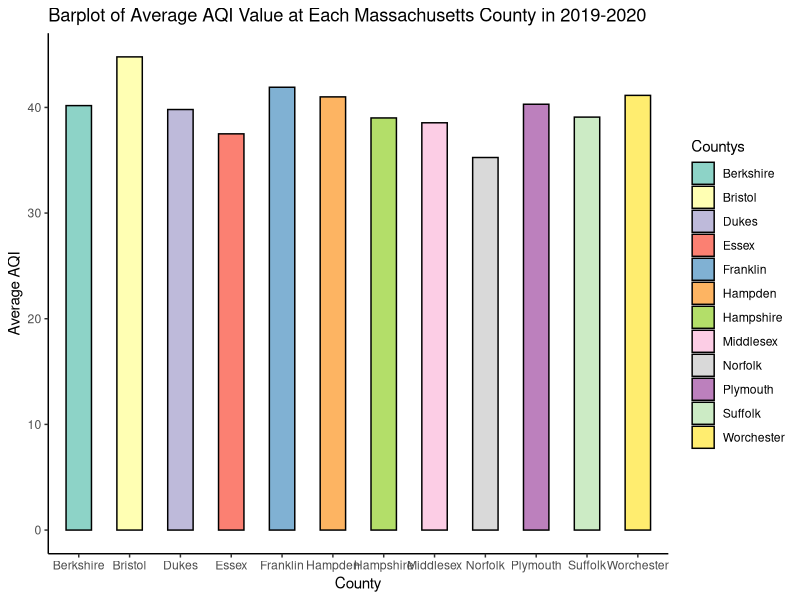
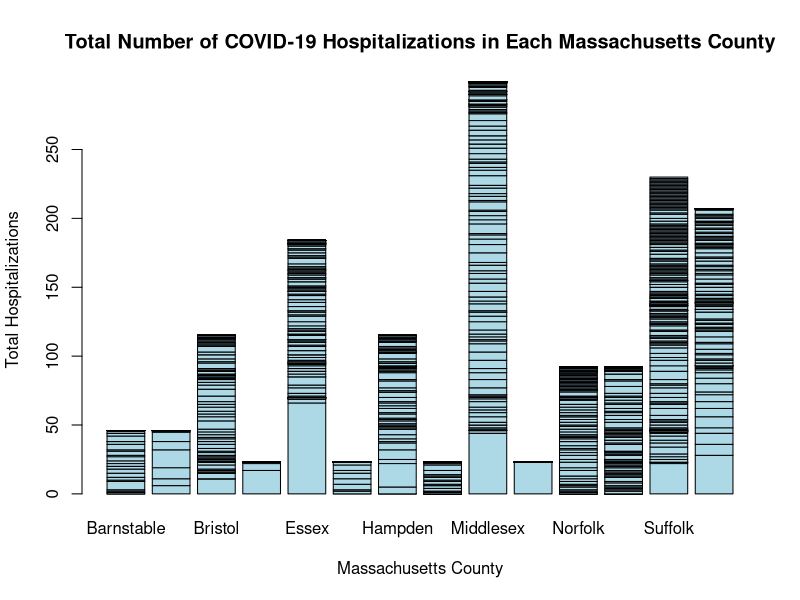
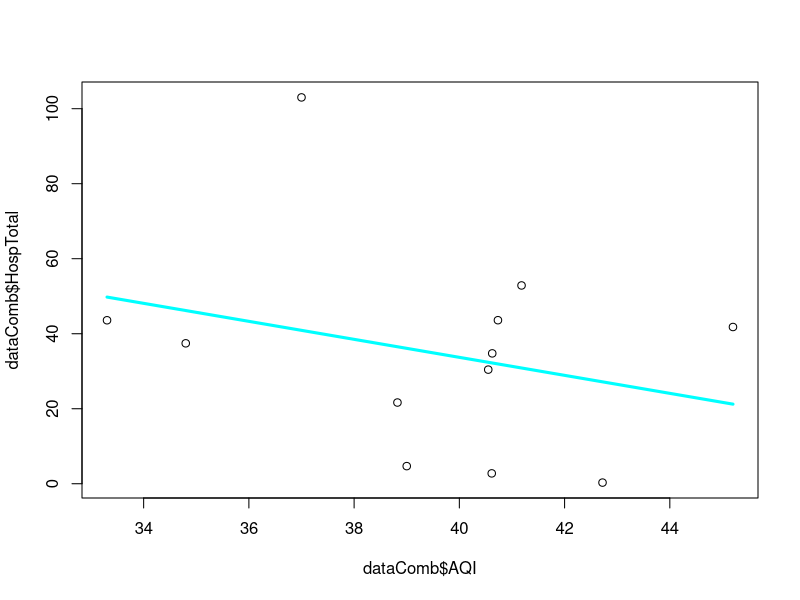
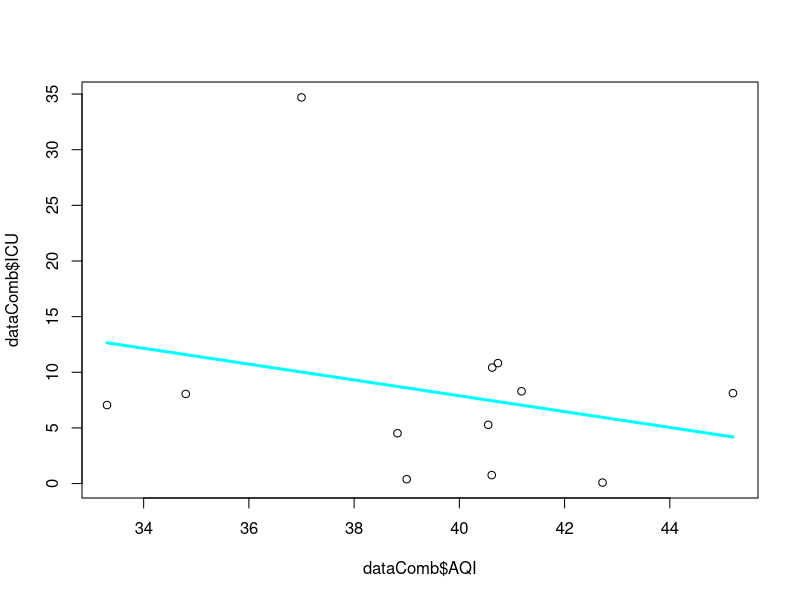
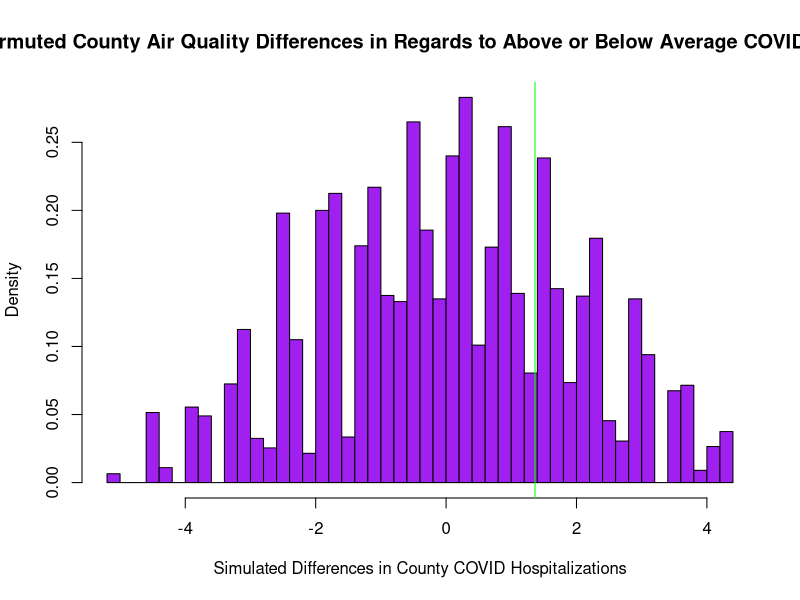

Generate these figures, in order, with R:
# Script created by Frank D'Agostino 2020
# Analysis conducted for the COVID and Climate
# Project as part of the Coronavirus Visualization Team (CVT)

rm(list = ls())
# Clear console
library(ggplot2)
library(plyr)
library(sandwich)
library(lmtest)

#-------------------------------------------------------------------------------
# Data Cleanup
#-------------------------------------------------------------------------------

# Import the partially pre-processed data
air <- read.csv("countyAirPoll.csv"); head(air)

hosp <- read.csv("countyHosp.csv"); head(hosp)

# For air pollution, we have data spanning back to 2010, but we want
# to focus on data regarding 2019 and 2020, so we take a subset
recent <- subset(air, Year >= 2019); head(recent)

# Clean the data by creating a dataframe of average AQI values for
# graphing and easy visualization
berk <- subset(recent, County == "Berkshire"); brist <- subset(recent, County == "Bristol")
dukes <- subset(recent, County == "Dukes"); essex <- subset(recent, County == "Essex")
franklin <- subset(recent, County == "Franklin"); hampden <- subset(recent, County == "Hampden")
hamp <- subset(recent, County == "Hampshire"); middle <- subset(recent, County == "Middlesex")
norf <- subset(recent, County == "Norfolk"); plym <- subset(recent, County == "Plymouth")
suff <- subset(recent, County == "Suffolk"); worc <- subset(recent, County == "Worchester")

dataMean <- data.frame(Countys = c("Berkshire", "Bristol", "Dukes", "Essex",
                               "Franklin", "Hampden", "Hampshire", "Middlesex",
                               "Norfolk", "Plymouth", "Suffolk", "Worchester"),
                   AQI = c(mean(berk$AQI), mean(brist$AQI), mean(dukes$AQI),
                           mean(essex$AQI), mean(franklin$AQI), mean(hampden$AQI),
                           mean(hamp$AQI), mean(middle$AQI), mean(norf$AQI),
                           mean(plym$AQI), mean(suff$AQI), mean(worc$AQI))); head(data)

#-------------------------------------------------------------------------------
# Basic Visualization
#-------------------------------------------------------------------------------

# Use ggplot to visually demonstrate the relatively small differences
# in AQI (stands for air quality index)
ggplot(dataMean, aes(x=Countys, y=AQI, fill=Countys))+
  geom_bar(stat = "identity", colour="black", width=0.5)+labs(y= "Average AQI", x = "County")+
  ggtitle("Barplot of Average AQI Value at Each Massachusetts County in 2019-2020")+
  theme_classic()+
  scale_fill_brewer(palette="Set3")

# Produce a barplot demonstrating the number of COVID-19 hospitalizations
# per county using the builtin R barplot function
barplot(table(hosp$HospTotal, hosp$County), 
        col = "lightblue", 
        xlab = "Massachusetts County", 
        ylab = "Total Hospitalizations", 
        main="Total Number of COVID-19 Hospitalizations in Each Massachusetts County")

#-------------------------------------------------------------------------------
# Consolidating the Measurements into a Dataframe
#-------------------------------------------------------------------------------

# Using regex, we want to select air pollution data from only the months
# of April and May from 2020, since the hospitalization data spans from
# 4/30/20 to 5/22/20, which is the most recent date
count <- recent$County[grep("^([5][\\/]|[4][\\/])\\d+(\\/20)", recent$Date)]; head(count)
poll <- recent$AQI[grep("^([5][\\/]|[4][\\/])\\d+(\\/20)", recent$Date)]; head(poll)
mayAir <- data.frame(count, poll); head(mayAir)

# Use the aggregate function to group everything by counties
temp <- aggregate(x=hosp, by=list(hosp$County), FUN=mean); temp
aggHosp <- subset(temp, Group.1 != "Barnstable" & Group.1 != "Nantucket"); aggHosp

aggAir <- aggregate(x=mayAir, by=list(mayAir$count), FUN=mean); aggAir

# Nantucket and Barnstable do not have enough Air data in April/May 2020,
# and so we remove them from the hospital data to have even comparisons
dataComb <- data.frame(County = aggAir$Group.1,
                       AQI = aggAir$poll, HospTotal = aggHosp$HospTotal,
                       ICU = aggHosp$ICU); dataComb

#-------------------------------------------------------------------------------
# Check for Preliminary Relationships
#-------------------------------------------------------------------------------

# Regress HospTotal with AQI and check for signifance
hosp.lm <- lm(HospTotal~AQI, data=dataComb); hosp.lm;
plot(dataComb$AQI, dataComb$HospTotal)
curve(-2.4*x + 129.7,col = "cyan", lwd=3, add = T)
# P-value is greater than 0.05, suggesting no signifance
# Additionally, more general hospitalizations are associated
# with a decreased AQI
coeftest(hosp.lm, vcov=vcovHC(hosp.lm,type="HC1"))

# Regress ICU with AQI and check for significance
icu.lm <- lm(ICU~AQI, data=dataComb); icu.lm;
plot(dataComb$AQI, dataComb$ICU)
curve(-0.7115*x + 36.3471,col = "cyan", lwd=3, add = T)
# P-value is greater than 0.05, suggesting no signifance
# Additionally, more ICU hospitalizations are associated
# with a decreased AQI
coeftest(icu.lm, vcov=vcovHC(icu.lm,type="HC1"))

#-------------------------------------------------------------------------------
# Perform a Permutation Test
#-------------------------------------------------------------------------------

# Let's run a permutation test where we only have a sample and know nothing
# about the population, looking at a cutoff of counties above the COVID
# hospitalization average and below it (calculated to be 34.74136)
# and testing for AQI
covidAvg <- mean(dataComb$HospTotal); covidAvg
below_avg <- sum(dataComb$AQI*(dataComb$HospTotal <= covidAvg))/sum(dataComb$HospTotal <= covidAvg); below_avg
above_avg <- sum(dataComb$AQI*(dataComb$HospTotal > covidAvg))/sum(dataComb$HospTotal > covidAvg); above_avg
observed_air <- below_avg - above_avg; observed_air

above <- subset(dataComb, HospTotal > covidAvg)
below <- subset(dataComb, HospTotal <= covidAvg)
# Now replace above average counties with a random sample
higher <- sample(dataComb$HospTotal); head(higher)

below_avg <- sum(dataComb$AQI*(higher <= covidAvg))/sum(higher <= covidAvg); below_avg
above_avg <- sum(dataComb$AQI*(higher > covidAvg))/sum(higher > covidAvg); above_avg
below_avg - above_avg

# Repeat this 10000 times
N <- 10000
diffs_air <- numeric(N)
for (i in 1:N){
  # Permuted AQI column
  higher <- sample(dataComb$HospTotal); higher 
  below_avg <- sum(dataComb$AQI*(higher <= covidAvg))/sum(higher <= covidAvg); below_avg
  above_avg <- sum(dataComb$AQI*(higher > covidAvg))/sum(higher > covidAvg); above_avg
  # Same likelihood to be positive or negative
  diffs_air[i] <- below_avg - above_avg
}

mean(diffs_air) # Theoretically should be close to zero
hist(diffs_air, breaks = "FD", col="purple", probability=TRUE, xlab="Simulated Differences in County COVID Hospitalizations", ylab="Density", main="Histogram of Permuted County Air Quality Differences in Regards to Above or Below Average COVID-19 Hospitalizations")

# We can display the observed difference on the histogram
# It's not even on the histogram since it is so large
abline(v = observed_air, col = "green")

# Calculate the probability that a difference this large
# could have arose from a random sample
pvalue_air <- (sum(diffs_air >= observed_air)+1)/(N+1); pvalue_air
# P-value is 0.2584742. Since the p=value is greater than 0.05,
# we fail to reject the null hypothesis since there is a relatively
# high chance the permuted tests were as extreme as the observed differences. 
# Therefore, the evidence is not sufficient enough against the null hypothesis 
# that counties with above average or below average COVID hosptilizations
# are statistically significant in regards to air quality. 

# Now we can run a t-test on this data, by running it for air quality
# for counties with a above average and below average COVID hospitalizations
above <- subset(dataComb, HospTotal > covidAvg); above
below <- subset(dataComb, HospTotal <= covidAvg); below
t.test(above$AQI, below$AQI, equal.values = FALSE)
# The built-in t-test for unequal variances gives p-value = 0.4492, 
# which means that our classical method agrees with our simulation method 
# of a permutation test. However, the t-test seems to give a much larger 
# p-value in relation to the permutation test, meaning that the simulation
# methods may be more forgiving in regards to significance.

##################################################################
